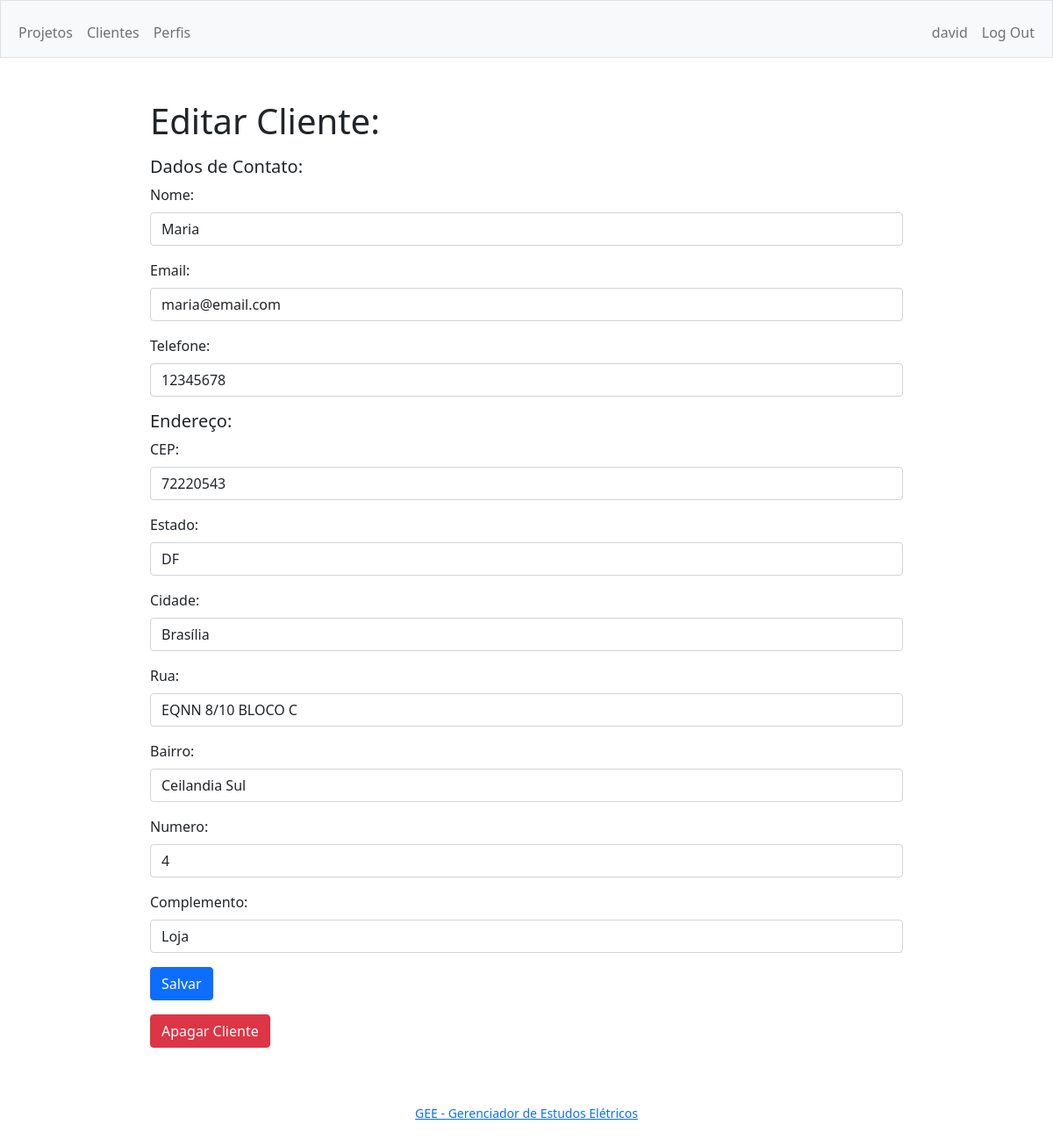
Page /customer?id=22 (signed in) on the committed database.
### tables this page shows
CREATE TABLE customers (
id INTEGER PRIMARY KEY AUTOINCREMENT NOT NULL,
user_id INTEGER,
createddate TEXT,
modifieddate TEXT,
name TEXT,
email TEXT,
    phone TEXT,
    zipcode NUMERIC,
state TEXT,
city TEXT,
street TEXT,
district TEXT,
number NUMERIC,
complement TEXT
);

### app.py (the view)
@app.route("/customer", methods=["GET", "POST"])
@login_required
def customer():
    if request.method == "POST":
        delete = request.form.get("delete")
        if delete != None:
            db.execute("DELETE FROM customers WHERE id = ? AND user_id = ?", delete, session["user_id"])
            db.execute("UPDATE projects SET customer_id = NULL WHERE customer_id = ? AND user_id = ?", delete, session["user_id"])
            flash("Cliente Deletado", 'alert-primary')
            return redirect("/customers")
        parameter_list = ["name", "email", "phone", "zipcode", "state", "city", "street", "district", "number", "complement"]
        parameter = {}
        for item in parameter_list:
            parameter[item] = request.form.get(item)
        if not parameter["name"]: parameter["name"] = "noname"
        id = request.form.get("id")
        now = datetime.now()
        if not id:
            id = db.execute("INSERT INTO customers (user_id, createddate) VALUES (?, ?)", session["user_id"], now)
        db.execute("UPDATE customers SET modifieddate = ? WHERE id = ? AND user_id = ?", now, id, session["user_id"])
        for item in parameter_list:
            string = "UPDATE customers SET " + item + " = ? WHERE id = ? AND user_id = ?"
            db.execute(string, parameter[item], str(id), str(session["user_id"]))
        flash(parameter["name"] + " salvo", 'alert-primary')
        return redirect("/customers")
    else:
        id = request.args.get("id")
        customerData = None
        if id:
            customerData = db.execute("SELECT * FROM customers WHERE id = ? AND user_id = ?", id, session["user_id"])[0]
        return render_template("customer.html", customerData=customerData)

### app.py (called while the page is built)
def login_required(f):
    @wraps(f)
    def decorated_function(*args, **kwargs):
        if session.get("user_id") is None:
            return redirect("/login")
        return f(*args, **kwargs)
    return decorated_function

@app.after_request
def after_request(response):
    response.headers["Cache-Control"] = "no-cache, no-store, must-revalidate"
    response.headers["Expires"] = 0
    response.headers["Pragma"] = "no-cache"
    return response

### templates/customer.html (shortened to what this page needs)
{% extends "layout.html" %}
{% block main %}
<div class="mb-3 container w-75">
    <form action="/customer" method="post">
        <div class="mb-3">
            <h1>
                {% if customerData %}
                Editar Cliente:
                {% else %}
                Cadastrar Novo Cliente:
                {% endif %}
            </h1>
        </div>
        <div>
            <h5>Dados de Contato:</h5>
        </div>
        <div class="mb-3">
            <label for="name" class="form-label">Nome:</label>
            <input class="form-control " name="name" required="required" placeholder="nome" type="text" {% if
                customerData %} value="{{customerData.name}}" {% endif %}>
        </div>
        <div class="mb-3">
            <label for="email" class="form-label">Email:</label>
            <input class="form-control " name="email" placeholder="email" type="text" {% if customerData %}
                value="{{customerData.email}}" {% endif %}>
        </div>
        <div class="mb-3">
            <label for="phone" class="form-label">Telefone:</label>
            <input class="form-control " name="phone" placeholder="0000-0000" type="text" {% if customerData %}
                value="{{customerData.phone}}" {% endif %}>
        </div>
        <div>
            <h5>Endereço:</h5>
        </div>
        <div class="mb-3">
            <label for="zipcode" class="form-label">CEP:</label>
            <input class="form-control " name="zipcode" placeholder="00000-000" type="text" {% if customerData %}
                value="{{customerData.zipcode}}" {% endif %}>
        </div>
        <div class="mb-3">
            <label for="state" class="form-label">Estado:</label>
            <input class="form-control " name="state" placeholder="estado" type="text" {% if customerData %}
                value="{{customerData.state}}" {% endif %}>
        </div>
        <div class="mb-3">
            <label for="city" class="form-label">Cidade:</label>
            <input class="form-control " name="city" placeholder="cidade" type="text" {% if customerData %}
                value="{{customerData.city}}" {% endif %}>
        </div>
        <div class="mb-3">
            <label for="street" class="form-label">Rua:</label>
            <input class="form-control " name="street" placeholder="rua" type="text" {% if customerData %}
                value="{{customerData.street}}" {% endif %}>
        </div>
        <div class="mb-3">
            <label for="district" class="form-label">Bairro:</label>
            <input class="form-control " name="district" placeholder="bairro" type="text" {% if customerData %}
                value="{{customerData.district}}" {% endif %}>
        </div>
        <div class="mb-3">
            <label for="number" class="form-label">Numero:</label>
            <input class="form-control " name="number" placeholder="numero" type="text" {% if customerData %}
                value="{{customerData.number}}" {% endif %}>
        </div>
        <div class="mb-3">
            <label for="complement" class="form-label">Complemento:</label>
            <input class="form-control " name="complement" placeholder="complemento" type="text" {% if customerData %}
                value="{{customerData.complement}}" {% endif %}>
        </div>
        <button class="btn btn-primary" type="submit">Salvar</button>
    </form>
</div>
<div class="mb-3 w-75 container" {% if not customerData %} style="display: none;" {% endif %}>
    <button class="btn btn-danger" onclick="showDeleteCustomerAlert()">Apagar Cliente</button>
</div>
{% endblock %}

### static/styles.css (style rules this page uses)
.container { width: 100%; height: 100%; flex-direction: row; justify-content: center; align-items: center; }

### rows in the picture
customers: name "Maria", email "maria@email.com", phone "12345678", zipcode "72220543", state "DF", city "Brasília", street "EQNN 8/10 BLOCO C", district "Ceilandia Sul", number "4", complement "Loja"

### other values in the picture
{{ session["username"] }} "david"
